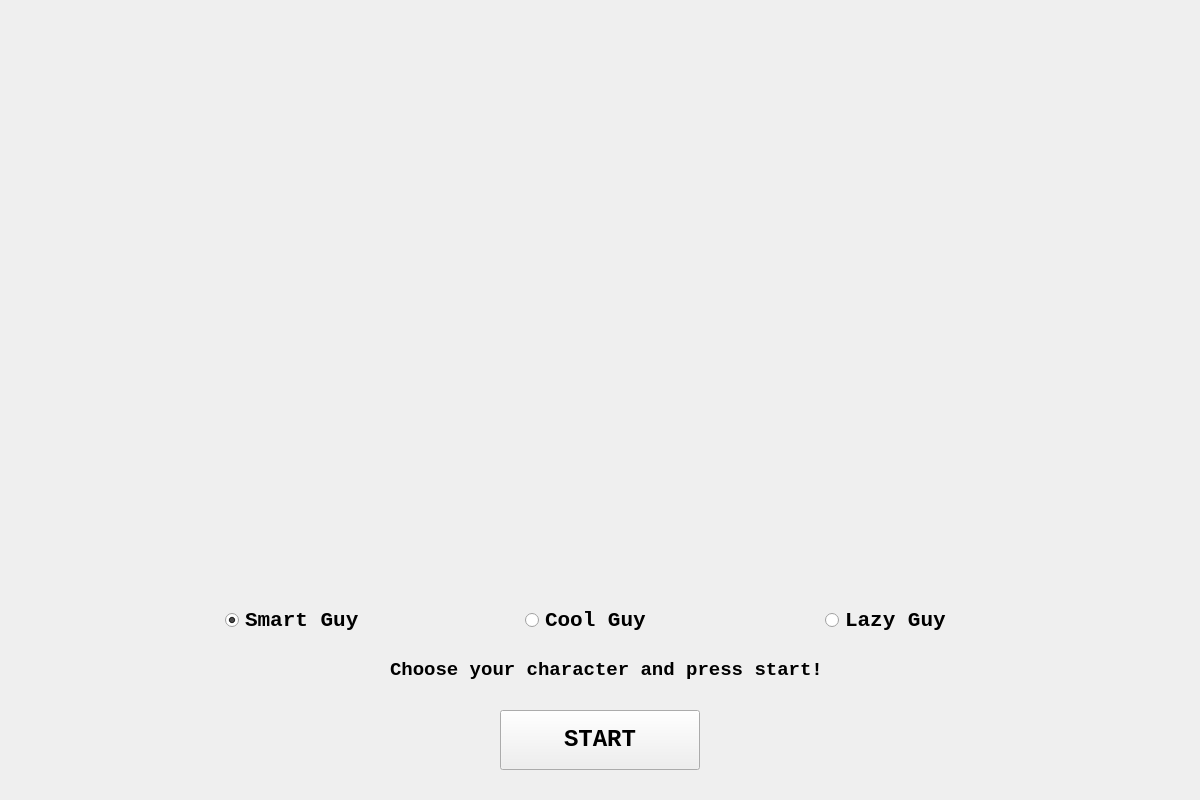
<?xml version="1.0" encoding="UTF-8"?>
<ui version="4.0">
 <class>StartingPage</class>
 <widget class="QWidget" name="StartingPage">
  <property name="geometry">
   <rect>
    <x>0</x>
    <y>0</y>
    <width>1200</width>
    <height>800</height>
   </rect>
  </property>
  <property name="windowTitle">
   <string>Dungeon and Studies</string>
  </property>
  <property name="styleSheet">
   <string notr="true"/>
  </property>
  <widget class="QPushButton" name="pushButton">
   <property name="geometry">
    <rect>
     <x>500</x>
     <y>710</y>
     <width>200</width>
     <height>60</height>
    </rect>
   </property>
   <property name="font">
    <font>
     <family>Courier New</family>
     <pointsize>18</pointsize>
     <weight>75</weight>
     <bold>true</bold>
    </font>
   </property>
   <property name="cursor">
    <cursorShape>ArrowCursor</cursorShape>
   </property>
   <property name="text">
    <string>START</string>
   </property>
  </widget>
  <widget class="QLabel" name="label">
   <property name="geometry">
    <rect>
     <x>160</x>
     <y>280</y>
     <width>300</width>
     <height>300</height>
    </rect>
   </property>
   <property name="text">
    <string>&lt;html&gt;&lt;head/&gt;&lt;body&gt;&lt;p&gt;&lt;img src=&quot;:/images/images/main_smart.png&quot;/&gt;&lt;/p&gt;&lt;/body&gt;&lt;/html&gt;</string>
   </property>
  </widget>
  <widget class="QLabel" name="label_2">
   <property name="geometry">
    <rect>
     <x>450</x>
     <y>280</y>
     <width>300</width>
     <height>300</height>
    </rect>
   </property>
   <property name="text">
    <string>&lt;html&gt;&lt;head/&gt;&lt;body&gt;&lt;p&gt;&lt;img src=&quot;:/images/images/main_cool.png&quot;/&gt;&lt;/p&gt;&lt;/body&gt;&lt;/html&gt;</string>
   </property>
  </widget>
  <widget class="QLabel" name="label_3">
   <property name="geometry">
    <rect>
     <x>750</x>
     <y>280</y>
     <width>300</width>
     <height>300</height>
    </rect>
   </property>
   <property name="text">
    <string>&lt;html&gt;&lt;head/&gt;&lt;body&gt;&lt;p&gt;&lt;img src=&quot;:/images/images/main_lazy.png&quot;/&gt;&lt;/p&gt;&lt;/body&gt;&lt;/html&gt;</string>
   </property>
  </widget>
  <widget class="QRadioButton" name="radioButton1">
   <property name="geometry">
    <rect>
     <x>225</x>
     <y>600</y>
     <width>181</width>
     <height>40</height>
    </rect>
   </property>
   <property name="font">
    <font>
     <family>Courier New</family>
     <pointsize>16</pointsize>
     <weight>75</weight>
     <bold>true</bold>
    </font>
   </property>
   <property name="autoFillBackground">
    <bool>false</bool>
   </property>
   <property name="styleSheet">
    <string notr="true"/>
   </property>
   <property name="text">
    <string>Smart Guy</string>
   </property>
   <property name="checked">
    <bool>true</bool>
   </property>
  </widget>
  <widget class="QRadioButton" name="radioButton2">
   <property name="geometry">
    <rect>
     <x>525</x>
     <y>600</y>
     <width>181</width>
     <height>40</height>
    </rect>
   </property>
   <property name="font">
    <font>
     <family>Courier New</family>
     <pointsize>16</pointsize>
     <weight>75</weight>
     <bold>true</bold>
    </font>
   </property>
   <property name="contextMenuPolicy">
    <enum>Qt::DefaultContextMenu</enum>
   </property>
   <property name="autoFillBackground">
    <bool>false</bool>
   </property>
   <property name="styleSheet">
    <string notr="true"/>
   </property>
   <property name="text">
    <string>Cool Guy</string>
   </property>
  </widget>
  <widget class="QRadioButton" name="radioButton3">
   <property name="geometry">
    <rect>
     <x>825</x>
     <y>600</y>
     <width>161</width>
     <height>40</height>
    </rect>
   </property>
   <property name="font">
    <font>
     <family>Courier New</family>
     <pointsize>16</pointsize>
     <weight>75</weight>
     <bold>true</bold>
    </font>
   </property>
   <property name="autoFillBackground">
    <bool>false</bool>
   </property>
   <property name="styleSheet">
    <string notr="true"/>
   </property>
   <property name="text">
    <string>Lazy Guy</string>
   </property>
   <property name="checkable">
    <bool>true</bool>
   </property>
  </widget>
  <widget class="QLabel" name="startbg">
   <property name="geometry">
    <rect>
     <x>0</x>
     <y>0</y>
     <width>1200</width>
     <height>800</height>
    </rect>
   </property>
   <property name="text">
    <string/>
   </property>
   <property name="pixmap">
    <pixmap resource="resources.qrc">:/images/images/startbg.png</pixmap>
   </property>
  </widget>
  <widget class="QLabel" name="label_4">
   <property name="geometry">
    <rect>
     <x>390</x>
     <y>660</y>
     <width>550</width>
     <height>20</height>
    </rect>
   </property>
   <property name="font">
    <font>
     <family>Courier New</family>
     <pointsize>14</pointsize>
     <weight>75</weight>
     <bold>true</bold>
    </font>
   </property>
   <property name="text">
    <string>Choose your character and press start!</string>
   </property>
   <property name="textFormat">
    <enum>Qt::PlainText</enum>
   </property>
  </widget>
  <widget class="QLabel" name="text_bg">
   <property name="geometry">
    <rect>
     <x>-5</x>
     <y>590</y>
     <width>1211</width>
     <height>211</height>
    </rect>
   </property>
   <property name="autoFillBackground">
    <bool>true</bool>
   </property>
   <property name="text">
    <string/>
   </property>
  </widget>
  <zorder>startbg</zorder>
  <zorder>text_bg</zorder>
  <zorder>pushButton</zorder>
  <zorder>label</zorder>
  <zorder>label_2</zorder>
  <zorder>label_3</zorder>
  <zorder>radioButton1</zorder>
  <zorder>radioButton2</zorder>
  <zorder>radioButton3</zorder>
  <zorder>label_4</zorder>
 </widget>
 <resources>
  <include location="resources.qrc"/>
 </resources>
 <connections/>
</ui>
